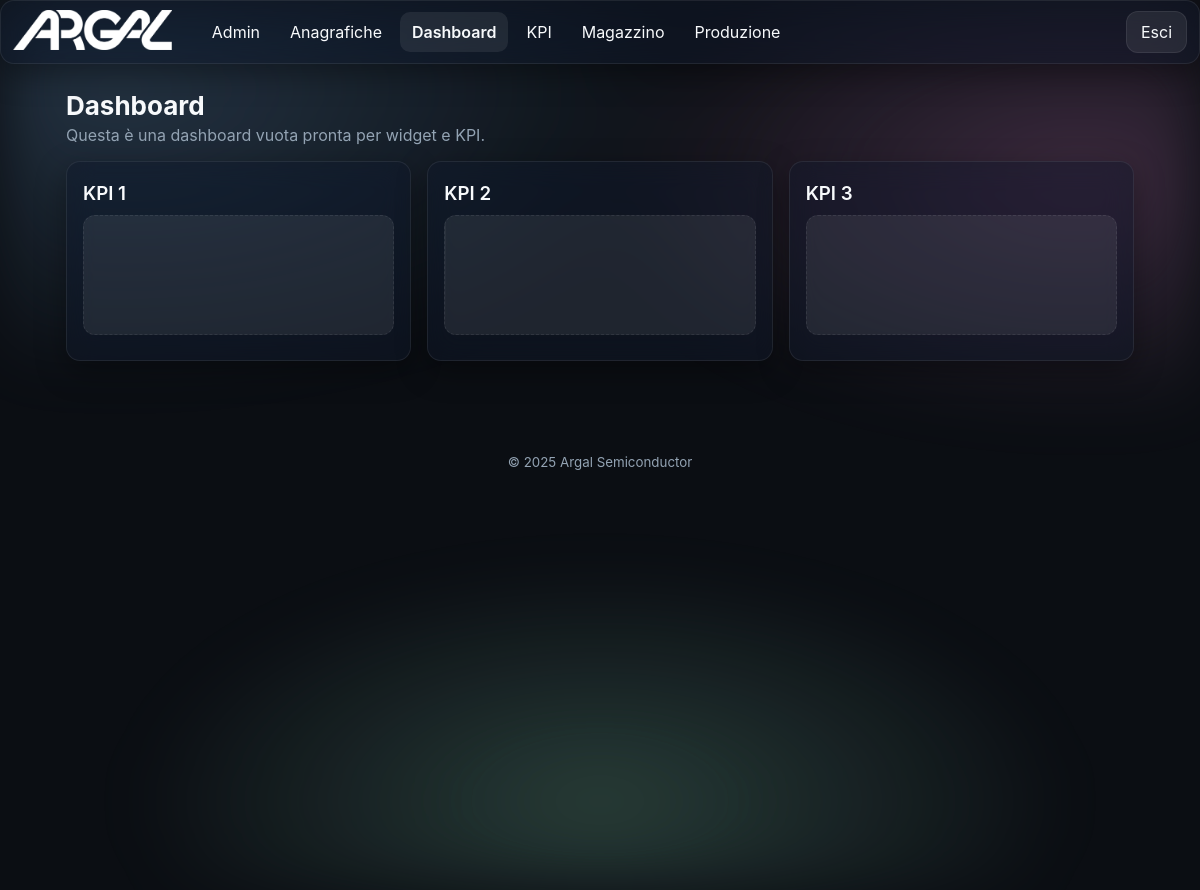
The page /dashboard/ (signed in) on the database its author committed.
### app/models.py (models this page shows)
class TimestampMixin(db.Model):
    __abstract__ = True
    created_at = db.Column(db.DateTime, default=datetime.utcnow)
    updated_at = db.Column(db.DateTime, default=datetime.utcnow, onupdate=datetime.utcnow)

class Module(TimestampMixin):
    __tablename__ = 'modules'
    id = db.Column(db.Integer, primary_key=True)
    name = db.Column(db.String(100), unique=True, nullable=False)
    slug = db.Column(db.String(100), unique=True, nullable=False)
    endpoint = db.Column(db.String(120), unique=True, nullable=False)
    enabled = db.Column(db.Boolean, default=True)
    icon = db.Column(db.String(100), default='cube')

### app/blueprints/dashboard/routes.py (the view)
@dashboard_bp.route('/')
@login_required
def index():
    return render_template('dashboard/index.html')

### app/models.py (called while the page is built)
@login_manager.user_loader
def load_user(user_id):
    try:
        return User.query.get(int(user_id))
    except Exception:
        return None

### app/templates/dashboard/index.html (shortened to what this page needs)
{% extends 'base.html' %}
{% block content %}
<section class="section">
  <h2 class="section-title">Dashboard</h2>
  <p class="section-subtitle">Questa è una dashboard vuota pronta per widget e KPI.</p>
  <div class="grid grid-3">
    <div class="card glass tall"><h3 class="card-title">KPI 1</h3><div class="placeholder shimmering"></div></div>
    <div class="card glass"><h3 class="card-title">KPI 2</h3><div class="placeholder shimmering"></div></div>
    <div class="card glass"><h3 class="card-title">KPI 3</h3><div class="placeholder shimmering"></div></div>
  </div>
</section>
{% endblock %}

### app/templates/base.html (shortened to what this page needs)
<!doctype html>
<html lang="it" data-theme="dark">
<head>
  <link rel="stylesheet" href="{{ url_for('static', filename='css/styles.css') }}">
</head>
<body>
  <div class="bg-aurora"></div>
  {% if current_user.is_authenticated and not embedded %}
  <header class="app-header glass">
    <div class="brand">
      <a href="{{ url_for('dashboard.index') }}" class="brand-link" style="display:inline-block;">
        <img src="{{ url_for('static', filename='img/logo.png') }}" alt="Logo" class="logo">
      </a>
    </div>
    <nav class="nav-desktop">
      {% set cur_ep = request.endpoint or '' %}
      {% set detected_bp = (cur_ep.split('.')|first) %}
      {% set forced_bp = None %}
      {% if active_module is defined and active_module %}
        {% set forced_bp = active_module %}
      {% elif g is defined and g.active_module is defined and g.active_module %}
        {% set forced_bp = g.active_module %}
      {% endif %}
      {% set cur_bp = forced_bp if forced_bp else detected_bp %}
      {% for m in enabled_modules %}
        {% set mod_bp = (m.endpoint.split('.')|first) %}
        {% set is_active = (mod_bp == cur_bp) %}
        {% set display_name = 'Anagrafiche' if (m.slug == 'products' or m.name == 'Prodotti') else m.name %}
        <a class="nav-link{{ ' active' if is_active else '' }}" href="{{ url_for(m.endpoint) }}">{{ display_name }}</a>
      {% endfor %}
    </nav>
    <div class="header-actions">
      <a class="btn btn-ghost" href="{{ url_for('auth.logout') }}">Esci</a>
    </div>
  </header>
    {% set cur_ep = request.endpoint or '' %}
    {% set detected_bp = (cur_ep.split('.')|first) %}
    {% set forced_bp = None %}
    {% if active_module is defined and active_module %}
      {% set forced_bp = active_module %}
    {% elif g is defined and g.active_module is defined and g.active_module %}
      {% set forced_bp = g.active_module %}
    {% endif %}
    {% set cur_bp = forced_bp if forced_bp else detected_bp %}
  {% endif %}
  <main class="container">
    {% block content %}{% endblock %}
  </main>
  {% if not embedded %}
  <footer class="app-footer">
    <small>© {{ 2025 }} Argal Semiconductor</small>
  </footer>
  {% endif %}
</body>
</html>

### app/static/css/styles.css (style rules this page uses)
:root { --radius: 14px; --gap: 16px; --glass-bg: rgba(255,255,255,.10); --glass-stroke: rgba(255,255,255,.25); --text: #0b0b0c; --muted: #6b7280; --bg: #f6f7fb; --card: rgba(255,255,255,.6); --shadow: 0 10px 30px rgba(2,6,23,.15); }
html[data-theme='dark'] { --glass-bg: rgba(17,25,40,.50); --glass-stroke: rgba(255,255,255,.08); --text: #f8fafc; --muted: #93a3b3; --bg: #0b0e13; --card: rgba(255,255,255,.08); --shadow: 0 10px 30px rgba(0,0,0,.35); color-scheme: dark light; }
* { box-sizing:border-box; }
html,body { height:100%; }
body { margin:0; font-family: -apple-system, BlinkMacSystemFont, "Segoe UI", Roboto, Inter, "Helvetica Neue", Arial, "Apple Color Emoji","Segoe UI Emoji", "Segoe UI Symbol"; color: var(--text); background: var(--bg); }
.container { max-width:1100px; margin: 90px auto 60px; padding: 0 16px; }
.bg-aurora { position: fixed; inset: 0; background: radial-gradient(1200px 600px at 10% 10%, #8ec5ff33 0%, transparent 50%), radial-gradient(1000px 500px at 90% 20%, #ffa3e533 0%, transparent 50%), radial-gradient(1200px 600px at 50% 90%, #a7f3d033 0%, transparent 40%); filter: blur(30px) saturate(120%); animation: float 16s linear infinite alternate; z-index: -1; }
.glass { background: var(--glass-bg); border: 1px solid var(--glass-stroke); backdrop-filter: blur(14px) saturate(140%); -webkit-backdrop-filter: blur(14px) saturate(140%); border-radius: var(--radius); box-shadow: var(--shadow); }
.app-header { position: fixed; top: 0; left: 0; right: 0; height: 64px; display:flex; align-items:center; gap:16px; padding: 0 12px; z-index: 1000; }
.brand { display:flex; align-items:center; gap:10px; }
.brand .logo { height: 40px; width: auto; }
.nav-desktop { margin-left: 12px; display:none; gap:6px; }
.nav-desktop .nav-link { display:inline-flex; align-items:center; gap:8px; padding:10px 12px; border-radius: 10px; text-decoration:none; color:inherit; transition: transform .2s ease, background .2s ease, font-weight .2s ease; }
.nav-desktop .nav-link.active, .nav-mobile .nav-link.active { font-weight:600; background: var(--card); }
.header-actions { margin-left:auto; display:flex; align-items:center; gap:10px; }
@media (min-width: 900px) { .nav-desktop { display:flex; } }
.btn { display:inline-flex; align-items:center; justify-content:center; gap:8px; padding:10px 14px; border-radius: 12px; border:1px solid var(--glass-stroke); background: var(--card); cursor:pointer; text-decoration:none; color:inherit; transition: transform .2s ease, filter .2s ease, background .2s ease; }
.section { margin-top: 12px; }
.section-title { font-size: 26px; margin: 10px 0; }
.section-subtitle { color: var(--muted); margin-top: -6px; }
.grid { display:grid; gap: var(--gap); }
.grid-3 { grid-template-columns: repeat(1, minmax(0,1fr)); }
@media (min-width: 950px) { .grid-3 { grid-template-columns: repeat(3, minmax(0,1fr)); } }
.card { padding: 16px 16px 22px; }
.card.tall { min-height:200px; }
.card-title { margin: 4px 0 10px; font-weight:600; }
.placeholder { height: 120px; border-radius: 12px; background: var(--card); border:1px dashed var(--glass-stroke); }
.shimmering { position: relative; overflow:hidden; }
.shimmering::after { content:""; position:absolute; inset:0; transform: translateX(-100%); background: linear-gradient(120deg, transparent, #ffffff33, transparent); animation: shimmer 1.8s infinite; }
.app-footer { text-align:center; padding: 30px 0; color: var(--muted); }

### rows shown on the page
Module: name "Admin"
Module: name "Anagrafiche"
Module: name "Dashboard"
Module: name "KPI"
Module: name "Magazzino"
Module: name "Produzione"

### other values the page prints
{{ 2025 }} "2025"
